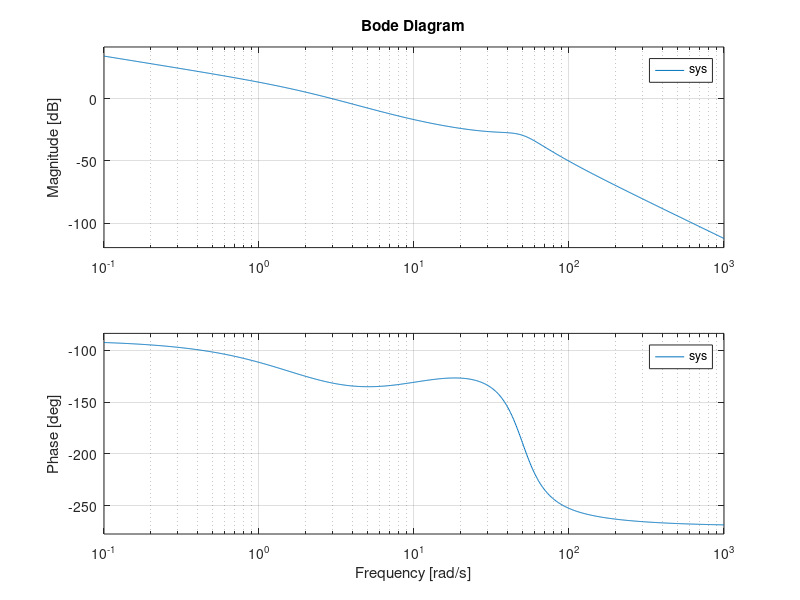
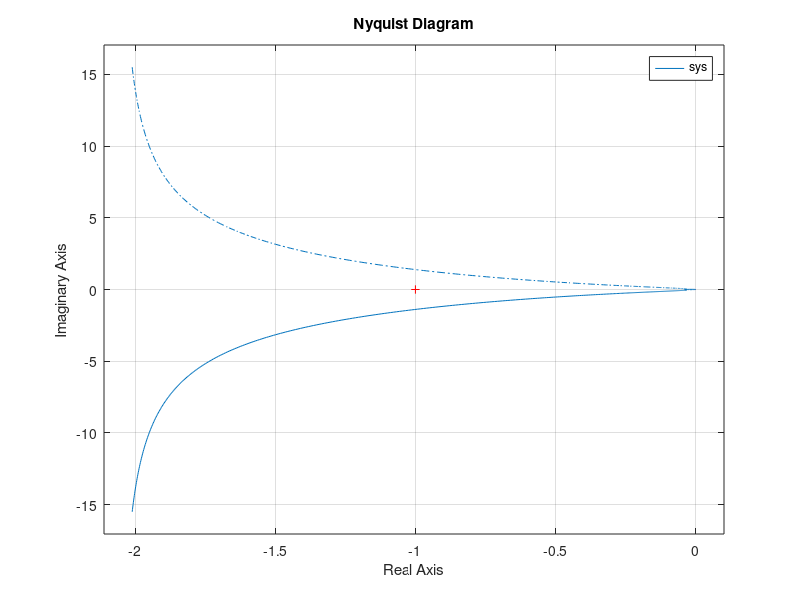

Write the MATLAB code that produced these figures, in order.
%This is the example from Page 536    kkkkkkk
if 0
	num = 5*[0.1 1];
	f1 = [1 0]; f2 = [0.5 1]; f3 = [1/2500 0.6/50 1];
	den = conv(f1, conv(f2, f3));
	sys = tf(num, den)
	bode(sys)
end
%This is the example from Page 622
if 0
	num = [0.5]; 
	den = [1 2 1 0.5];
	sys = tf(num, den);
	nyquist(sys);
end
num = 5*[0.1 1];
f1 = [1 0]; f2 = [0.5 1]; f3 = [1/2500 0.6/50 1];
den = conv(f1, conv(f2, f3));
sys = tf(num, den)
figure(1)
bode(sys);
figure(2)
nyquist(sys);

